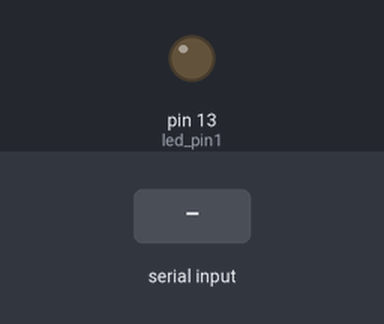
A sketch run on a simulated Arduino Uno, built with avr-gcc and run on an emulated ATmega328P. Shown: output pins drawn as LEDs (lit = HIGH). The inputs (shaded band) are chosen by the test bench.

Above: at 1.2 s.
1.3 s: "f" received over Serial
Timing chart, 0 to 4.3 s (numbered marks = the images above; inputs shaded):
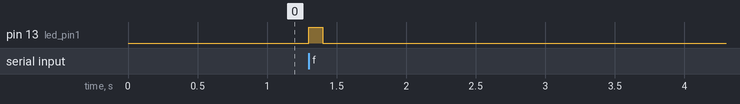

The sketch:

camera_ver2.ino
```cpp
const int led_pin1 = 13;           // LED1 connected to digital pin 13

void setup() {
pinMode(led_pin1, OUTPUT);
digitalWrite(led_pin1, LOW);    // 消灯
Serial.begin(19200);//シリアル通信速度設定
}
void loop() {
    // シリアル通信でデータが送られてくるまで待つ。
    if (Serial.available() > 0)
    {
    // 一文字分データを取り出す。
    char c = Serial.read();
    // fが送られてきたらLEDを点灯させる。
   if (c == 'f') {
digitalWrite(led_pin1, HIGH);   // 点灯
delay(100);
digitalWrite(led_pin1, LOW);    // 消灯
delay(100);
}
}
}
```

Measured:
- after the input at 1.3 s, pin 13 (led_pin1): LOW → HIGH at once, → LOW 0.10 s later
